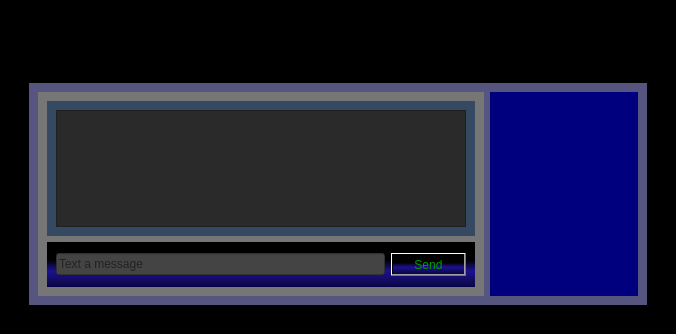
<?xml version="1.0" encoding="UTF-8"?>
<ui version="4.0">
 <class>seconduser</class>
 <widget class="QWidget" name="seconduser">
  <property name="geometry">
   <rect>
    <x>0</x>
    <y>0</y>
    <width>512</width>
    <height>334</height>
   </rect>
  </property>
  <property name="tabletTracking">
   <bool>true</bool>
  </property>
  <property name="windowTitle">
   <string>NYSDAPP1</string>
  </property>
  <property name="windowIcon">
   <iconset resource="resource.qrc">
    <normaloff>:/new/prefix1/LOGO NYSD.jpg</normaloff>:/new/prefix1/LOGO NYSD.jpg</iconset>
  </property>
  <property name="styleSheet">
   <string notr="true">background-color: rgb(0, 0, 0);</string>
  </property>
  <layout class="QVBoxLayout" name="verticalLayout_18">
   <item>
    <widget class="QStatusBar" name="statusbar"/>
   </item>
   <item>
    <widget class="QLabel" name="label">
     <property name="styleSheet">
      <string notr="true">font: 16pt &quot;Algerian&quot;;</string>
     </property>
     <property name="text">
      <string>NOUMBISSI YAMDJEUSON STANLEY  DEREK                                                                                            @NYSD DEREK</string>
     </property>
    </widget>
   </item>
   <item>
    <widget class="QMenuBar" name="menubar"/>
   </item>
   <item>
    <layout class="QGridLayout" name="gridLayout">
     <item row="1" column="0">
      <widget class="QWidget" name="widget_2" native="true">
       <layout class="QHBoxLayout" name="horizontalLayout">
        <item>
         <widget class="QStackedWidget" name="stackedWidget">
          <property name="currentIndex">
           <number>2</number>
          </property>
          <widget class="QWidget" name="loginPage">
           <property name="title" stdset="0">
            <string>Login</string>
           </property>
           <layout class="QVBoxLayout" name="verticalLayout_11">
            <item>
             <widget class="QWidget" name="widget_11" native="true">
              <layout class="QVBoxLayout" name="verticalLayout">
               <item>
                <widget class="QWidget" name="widget_6" native="true">
                 <property name="styleSheet">
                  <string notr="true">background-color: rgb(0, 33, 99);</string>
                 </property>
                 <layout class="QVBoxLayout" name="verticalLayout_7">
                  <item>
                   <widget class="QWidget" name="widget_8" native="true">
                    <property name="styleSheet">
                     <string notr="true">background-color: rgb(0, 0, 0);</string>
                    </property>
                    <layout class="QVBoxLayout" name="verticalLayout_10" stretch="3,3,1">
                     <item>
                      <widget class="QWidget" name="widget_15" native="true"/>
                     </item>
                     <item>
                      <widget class="QWidget" name="widget_7" native="true">
                       <property name="styleSheet">
                        <string notr="true">background-color: rgb(6, 11, 47);</string>
                       </property>
                       <layout class="QHBoxLayout" name="horizontalLayout_2">
                        <item>
                         <widget class="QWidget" name="widget_9" native="true">
                          <layout class="QVBoxLayout" name="verticalLayout_9">
                           <item>
                            <widget class="QLabel" name="emailLabel">
                             <property name="font">
                              <font>
                               <family>Script MT Bold</family>
                               <pointsize>12</pointsize>
                               <bold>true</bold>
                              </font>
                             </property>
                             <property name="styleSheet">
                              <string notr="true">color: rgb(25, 255, 21);</string>
                             </property>
                             <property name="text">
                              <string>Email</string>
                             </property>
                            </widget>
                           </item>
                           <item>
                            <widget class="QLabel" name="passwordLabel">
                             <property name="font">
                              <font>
                               <family>Script MT Bold</family>
                               <pointsize>12</pointsize>
                               <bold>true</bold>
                              </font>
                             </property>
                             <property name="styleSheet">
                              <string notr="true">color: rgb(25, 255, 21);</string>
                             </property>
                             <property name="text">
                              <string>Password</string>
                             </property>
                            </widget>
                           </item>
                          </layout>
                         </widget>
                        </item>
                        <item>
                         <widget class="QWidget" name="widget_10" native="true">
                          <layout class="QVBoxLayout" name="verticalLayout_8">
                           <item>
                            <widget class="QLineEdit" name="emailLineEdit">
                             <property name="styleSheet">
                              <string notr="true">background-color: rgb(103, 103, 103);</string>
                             </property>
                            </widget>
                           </item>
                           <item>
                            <widget class="QLineEdit" name="passwordLineEdit">
                             <property name="styleSheet">
                              <string notr="true">background-color: rgb(103, 103, 103);</string>
                             </property>
                             <property name="echoMode">
                              <enum>QLineEdit::Password</enum>
                             </property>
                            </widget>
                           </item>
                          </layout>
                         </widget>
                        </item>
                       </layout>
                      </widget>
                     </item>
                     <item alignment="Qt::AlignHCenter">
                      <widget class="QWidget" name="widget_12" native="true">
                       <property name="maximumSize">
                        <size>
                         <width>209</width>
                         <height>127</height>
                        </size>
                       </property>
                       <layout class="QVBoxLayout" name="verticalLayout_12">
                        <property name="leftMargin">
                         <number>6</number>
                        </property>
                        <property name="topMargin">
                         <number>6</number>
                        </property>
                        <property name="rightMargin">
                         <number>6</number>
                        </property>
                        <property name="bottomMargin">
                         <number>6</number>
                        </property>
                        <item>
                         <widget class="QPushButton" name="loginButton">
                          <property name="styleSheet">
                           <string notr="true">background-color: qconicalgradient(cx:0, cy:0, angle:135, stop:0 rgba(255, 255, 0, 69), stop:0.375 rgba(255, 255, 0, 69), stop:0.423533 rgba(251, 255, 0, 145), stop:0.45 rgba(247, 255, 0, 208), stop:0.477581 rgba(255, 244, 71, 130), stop:0.518717 rgba(255, 218, 71, 130), stop:0.55 rgba(255, 255, 0, 255), stop:0.57754 rgba(255, 203, 0, 130), stop:0.625 rgba(255, 255, 0, 69), stop:1 rgba(255, 255, 0, 69));</string>
                          </property>
                          <property name="text">
                           <string>Login</string>
                          </property>
                         </widget>
                        </item>
                        <item>
                         <widget class="QPushButton" name="signUpButton">
                          <property name="styleSheet">
                           <string notr="true">background-color: qlineargradient(spread:pad, x1:0, y1:0, x2:1, y2:0, stop:0 rgba(255, 178, 102, 255), stop:0.55 rgba(235, 148, 61, 255), stop:0.98 rgba(0, 0, 0, 255), stop:1 rgba(0, 0, 0, 0));</string>
                          </property>
                          <property name="text">
                           <string>Sign Up</string>
                          </property>
                         </widget>
                        </item>
                       </layout>
                      </widget>
                     </item>
                    </layout>
                   </widget>
                  </item>
                 </layout>
                </widget>
               </item>
              </layout>
             </widget>
            </item>
           </layout>
          </widget>
          <widget class="QWidget" name="registrationPage">
           <property name="title" stdset="0">
            <string>Register</string>
           </property>
           <layout class="QVBoxLayout" name="verticalLayout_6">
            <item>
             <widget class="QWidget" name="widget" native="true">
              <property name="styleSheet">
               <string notr="true">background-color: rgb(0, 0, 127);</string>
              </property>
              <layout class="QVBoxLayout" name="verticalLayout_2" stretch="3,1">
               <item>
                <widget class="QWidget" name="widget_3" native="true">
                 <property name="styleSheet">
                  <string notr="true">background-color: rgb(85, 85, 127);</string>
                 </property>
                 <layout class="QVBoxLayout" name="verticalLayout_5">
                  <item>
                   <widget class="QWidget" name="widget_13" native="true">
                    <layout class="QHBoxLayout" name="horizontalLayout_3">
                     <item>
                      <widget class="QWidget" name="widget_4" native="true">
                       <property name="styleSheet">
                        <string notr="true">background-color: rgb(37, 39, 37);</string>
                       </property>
                       <layout class="QVBoxLayout" name="verticalLayout_3">
                        <item>
                         <widget class="QLabel" name="nameLabel">
                          <property name="font">
                           <font>
                            <family>Script MT Bold</family>
                            <pointsize>12</pointsize>
                            <bold>true</bold>
                           </font>
                          </property>
                          <property name="text">
                           <string>Name</string>
                          </property>
                         </widget>
                        </item>
                        <item>
                         <widget class="QLabel" name="emailSignUpLabel">
                          <property name="font">
                           <font>
                            <family>Script MT Bold</family>
                            <pointsize>12</pointsize>
                            <bold>true</bold>
                           </font>
                          </property>
                          <property name="text">
                           <string>Email</string>
                          </property>
                         </widget>
                        </item>
                        <item>
                         <widget class="QLabel" name="passwordSignUpLabel">
                          <property name="font">
                           <font>
                            <family>Script MT Bold</family>
                            <pointsize>12</pointsize>
                            <bold>true</bold>
                           </font>
                          </property>
                          <property name="text">
                           <string>Password</string>
                          </property>
                         </widget>
                        </item>
                       </layout>
                      </widget>
                     </item>
                     <item>
                      <widget class="QWidget" name="widget_5" native="true">
                       <property name="styleSheet">
                        <string notr="true">background-color: rgb(2, 6, 100);</string>
                       </property>
                       <layout class="QVBoxLayout" name="verticalLayout_4">
                        <item>
                         <widget class="QLineEdit" name="nameLineEdit"/>
                        </item>
                        <item>
                         <widget class="QLineEdit" name="emailSignUpLineEdit"/>
                        </item>
                        <item>
                         <widget class="QLineEdit" name="passwordSignUpLineEdit">
                          <property name="echoMode">
                           <enum>QLineEdit::Password</enum>
                          </property>
                         </widget>
                        </item>
                       </layout>
                      </widget>
                     </item>
                    </layout>
                   </widget>
                  </item>
                 </layout>
                </widget>
               </item>
               <item>
                <widget class="QWidget" name="widget_14" native="true">
                 <property name="styleSheet">
                  <string notr="true">background-color: rgb(63, 14, 82);</string>
                 </property>
                 <layout class="QVBoxLayout" name="verticalLayout_13">
                  <property name="leftMargin">
                   <number>20</number>
                  </property>
                  <property name="rightMargin">
                   <number>20</number>
                  </property>
                  <item>
                   <widget class="QPushButton" name="registerButton">
                    <property name="styleSheet">
                     <string notr="true">background-color: qconicalgradient(cx:0.5, cy:0.5, angle:0, stop:0 rgba(35, 40, 3, 255), stop:0.16 rgba(136, 106, 22, 255), stop:0.225 rgba(166, 140, 41, 255), stop:0.285 rgba(204, 181, 74, 255), stop:0.345 rgba(235, 219, 102, 255), stop:0.415 rgba(245, 236, 112, 255), stop:0.52 rgba(209, 190, 76, 255), stop:0.57 rgba(187, 156, 51, 255), stop:0.635 rgba(168, 142, 42, 255), stop:0.695 rgba(202, 174, 68, 255), stop:0.75 rgba(218, 202, 86, 255), stop:0.815 rgba(208, 187, 73, 255), stop:0.88 rgba(187, 156, 51, 255), stop:0.935 rgba(137, 108, 26, 255), stop:1 rgba(35, 40, 3, 255));
color: rgb(0, 0, 255);
font: 12pt &quot;Segoe Print&quot;;</string>
                    </property>
                    <property name="text">
                     <string>Register</string>
                    </property>
                   </widget>
                  </item>
                 </layout>
                </widget>
               </item>
              </layout>
             </widget>
            </item>
           </layout>
          </widget>
          <widget class="QWidget" name="chatPage">
           <property name="title" stdset="0">
            <string>Chat</string>
           </property>
           <layout class="QVBoxLayout" name="verticalLayout_14">
            <item>
             <widget class="QWidget" name="widget_16" native="true">
              <property name="styleSheet">
               <string notr="true">background-color: rgb(85, 85, 127);</string>
              </property>
              <layout class="QHBoxLayout" name="horizontalLayout_4" stretch="3,1">
               <item>
                <widget class="QWidget" name="widget_17" native="true">
                 <property name="styleSheet">
                  <string notr="true">background-color: rgb(118, 118, 118);</string>
                 </property>
                 <layout class="QVBoxLayout" name="verticalLayout_15" stretch="3,1">
                  <item>
                   <widget class="QWidget" name="widget_19" native="true">
                    <property name="styleSheet">
                     <string notr="true">background-color: rgb(255, 85, 0);
background-color: rgb(53, 73, 98);</string>
                    </property>
                    <layout class="QVBoxLayout" name="verticalLayout_16">
                     <item>
                      <widget class="QTextEdit" name="chatTextEdit">
                       <property name="font">
                        <font>
                         <family>Script MT Bold</family>
                         <pointsize>20</pointsize>
                         <bold>true</bold>
                        </font>
                       </property>
                       <property name="styleSheet">
                        <string notr="true">background-color: rgb(157, 226, 255);
background-color: rgb(42, 42, 42);</string>
                       </property>
                       <property name="readOnly">
                        <bool>true</bool>
                       </property>
                      </widget>
                     </item>
                    </layout>
                   </widget>
                  </item>
                  <item>
                   <widget class="QWidget" name="widget_20" native="true">
                    <property name="styleSheet">
                     <string notr="true">background-color: qlineargradient(spread:pad, x1:0, y1:1, x2:0, y2:0, stop:0 rgba(0, 0, 80, 255), stop:0.05 rgba(14, 8, 73, 255), stop:0.36 rgba(28, 17, 145, 255), stop:0.6 rgba(126, 514, 81, 5), stop:0.75 rgba(2348, 119, 11, 255), stop:0.79 rgba(244, 70,4 5, 255), stop:0.86 rgba(955, 186, 0, 255), stop:0.935 rgba(739, 446, 98, 295));</string>
                    </property>
                    <layout class="QHBoxLayout" name="horizontalLayout_5">
                     <item>
                      <widget class="QLineEdit" name="messageLineEdit">
                       <property name="styleSheet">
                        <string notr="true">background-color: rgb(68, 68, 68);</string>
                       </property>
                       <property name="placeholderText">
                        <string>Text a message</string>
                       </property>
                      </widget>
                     </item>
                     <item>
                      <widget class="QPushButton" name="sendMessageButton">
                       <property name="styleSheet">
                        <string notr="true">background-color: qconicalgradient(cx:0.5, cy:0.5, angle:0, stop:0 rgba(35, 40, 3, 255), stop:0.16 rgba(136, 106, 22, 255), stop:0.225 rgba(166, 140, 41, 255), stop:0.285 rgba(204, 181, 74, 255), stop:0.345 rgba(235, 219, 102, 255), stop:0.415 rgba(245, 236, 112, 255), stop:0.52 rgba(209, 190, 76, 255), stop:0.57 rgba(187, 156, 51, 255), stop:0.635 rgba(168, 142, 42, 255), stop:0.695 rgba(202, 174, 68, 255), stop:0.75 rgba(218, 202, 86, 255), stop:0.815 rgba(208, 187, 73, 255), stop:0.88 rgba(187, 156, 51, 255), stop:0.935 rgba(137, 108, 26, 255), stop:1 rgba(35, 40, 3, 255));
color: rgb(0, 156, 0);
font: 20pt &quot;Calisto MT&quot;;</string>
                       </property>
                       <property name="text">
                        <string>Send</string>
                       </property>
                      </widget>
                     </item>
                    </layout>
                   </widget>
                  </item>
                 </layout>
                </widget>
               </item>
               <item>
                <widget class="QWidget" name="widget_18" native="true">
                 <property name="styleSheet">
                  <string notr="true">background-color: rgb(138, 0, 0);
background-color: rgb(0, 0, 127);</string>
                 </property>
                 <layout class="QVBoxLayout" name="verticalLayout_17">
                  <item>
                   <widget class="QWidget" name="widget_21" native="true">
                    <property name="styleSheet">
                     <string notr="true">image: url(:/new/prefix1/LOGO NYSD.jpg);</string>
                    </property>
                   </widget>
                  </item>
                  <item>
                   <widget class="QWidget" name="widget_22" native="true">
                    <property name="styleSheet">
                     <string notr="true">image: url(:/new/prefix1/ictlogo.jpg);</string>
                    </property>
                   </widget>
                  </item>
                 </layout>
                </widget>
               </item>
              </layout>
             </widget>
            </item>
           </layout>
          </widget>
         </widget>
        </item>
       </layout>
      </widget>
     </item>
    </layout>
   </item>
  </layout>
 </widget>
 <resources>
  <include location="resource.qrc"/>
 </resources>
 <connections/>
</ui>
